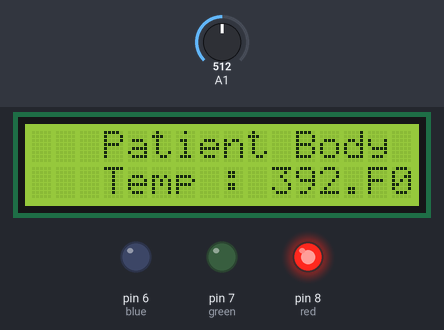
A sketch run on a simulated Arduino Uno, built with avr-gcc and run on an emulated ATmega328P. Shown: 16×2 character LCD, output pins drawn as LEDs (lit = HIGH). The test bench sets the inputs (shaded band); at power-on: A1 = 512. What the sketch prints to the serial monitor is not drawn.

Above: at 1.2 s.
1.3 s: A1 set to 176
At 2.4 s:
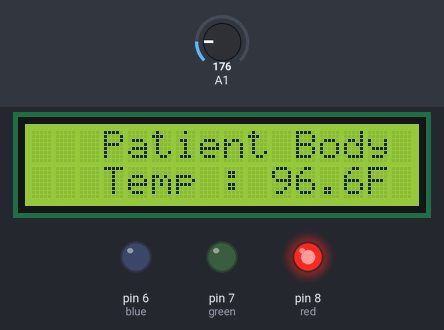
3.0 s: A1 set to 164
At 4.1 s:
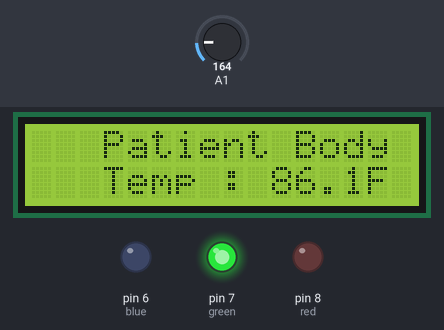
4.5 s: A1 set to 122
At 5.8 s:
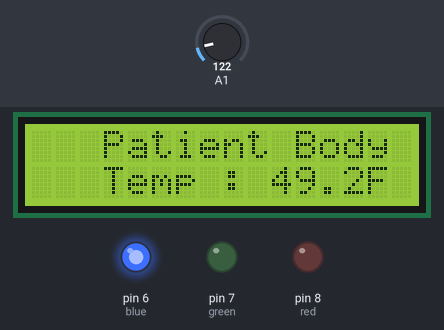
Timing chart, 0 to 7.5 s (numbered marks = the images above; inputs shaded):
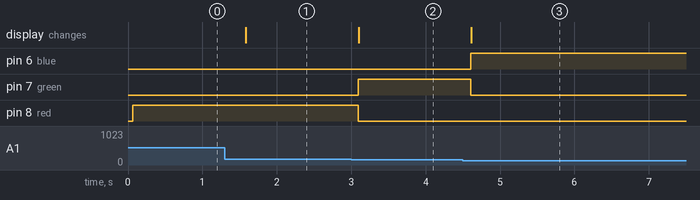

Measured:
- the behaviour switches between 165 and 164 on A1 (found by bisection; images 1 and 2)
- after the input at 1.3 s, the display: changes after 0.28 s (image 1)
- after the input at 3.0 s, pin 7 (green): LOW → HIGH after 0.09 s; pin 8 (red): HIGH → LOW after 0.09 s; the display: changes after 0.10 s (image 2)
- after the input at 4.5 s, pin 6 (blue): LOW → HIGH after 0.11 s; pin 7 (green): HIGH → LOW after 0.11 s; the display: changes after 0.11 s (image 3)

The sketch:

Health_Monitoring_System.ino
```cpp
#include<LiquidCrystal.h>

LiquidCrystal lcd(12, 11, 5, 4, 3, 2);

const int hot = 87; //set hot parameter
const int cold = 75;

void setup()
{
  lcd.begin(16, 2);
  pinMode(A2, INPUT); //sensor
  pinMode(6, OUTPUT); //blue
  pinMode(7, OUTPUT); //green
  pinMode(8, OUTPUT); //red
  Serial.begin(9600);
}

void loop()
{

  int sensor = analogRead(A1);
  float voltage = (sensor / 1024.0) * 5.0;
  float tempC = (voltage - .5) * 100;
  float tempF = (tempC * 1.8) + 32;


  if (tempF < cold) { //cold
    digitalWrite(6, HIGH);
    digitalWrite(7, LOW);
    digitalWrite(8, LOW);
    Serial.println(" It's Cold.");
    lcd.setCursor(0,0);
  	lcd.print("   Patient Body ");
    lcd.setCursor(0,1);
  	lcd.print("   Temp :");
    lcd.setCursor(10,1);
  	lcd.print(tempF);
    lcd.setCursor(14,1);
    lcd.print("F");

  }
  else if (tempF >= hot) { //hot
    digitalWrite(6, LOW);
    digitalWrite(7, LOW);
    digitalWrite(8, HIGH);
    Serial.println(" It's Hot.");
   lcd.print("   Patient Body ");
    lcd.setCursor(0,1);
  	lcd.print("   Temp :");
    lcd.setCursor(10,1);
  	lcd.print(tempF);
    lcd.setCursor(14,1);
    lcd.print("F");
    }
  else { //fine
    digitalWrite(6, LOW);
    digitalWrite(7, HIGH);
    digitalWrite(8, LOW);
    Serial.println(" Temperature is Just Perfect.");
    lcd.print("   Patient Body ");
    lcd.setCursor(0,1);
  	lcd.print("   Temp :");
    lcd.setCursor(10,1);
  	lcd.print(tempF);
    lcd.setCursor(14,1);
    lcd.print("F");
  }
  delay(500);
  }
```
